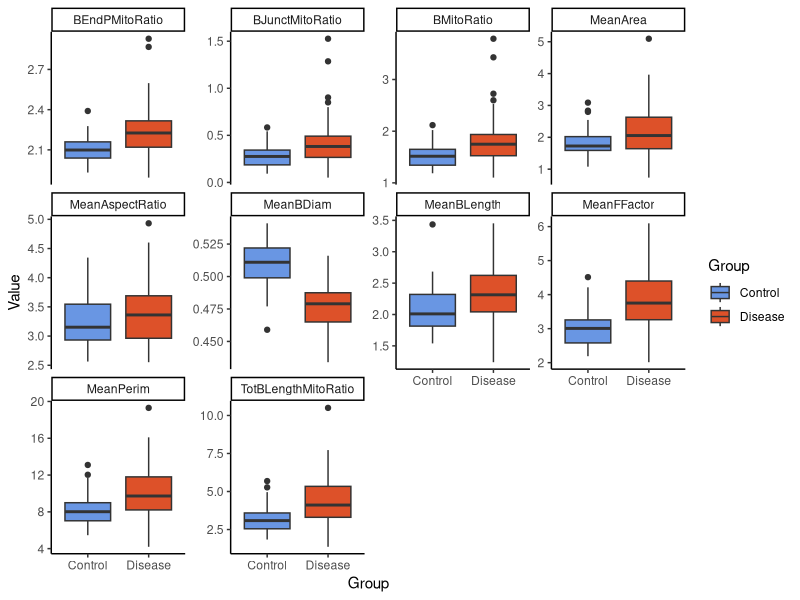
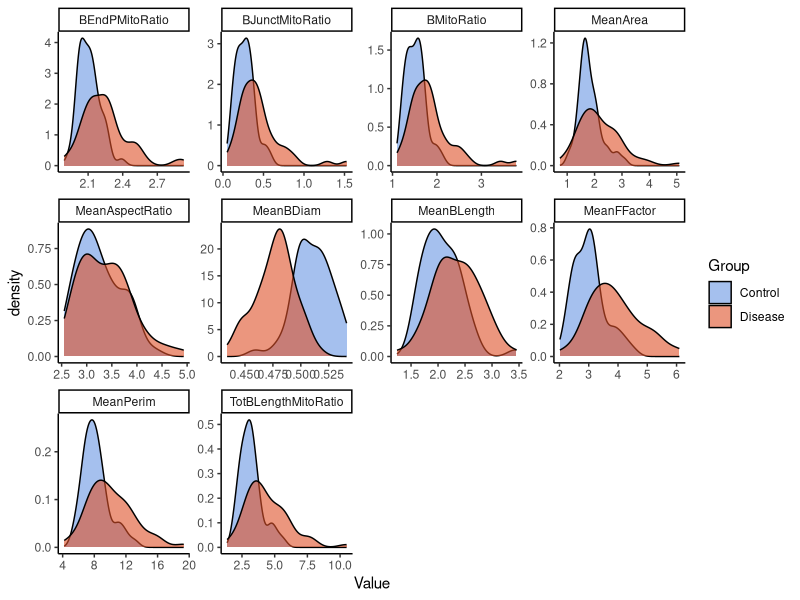
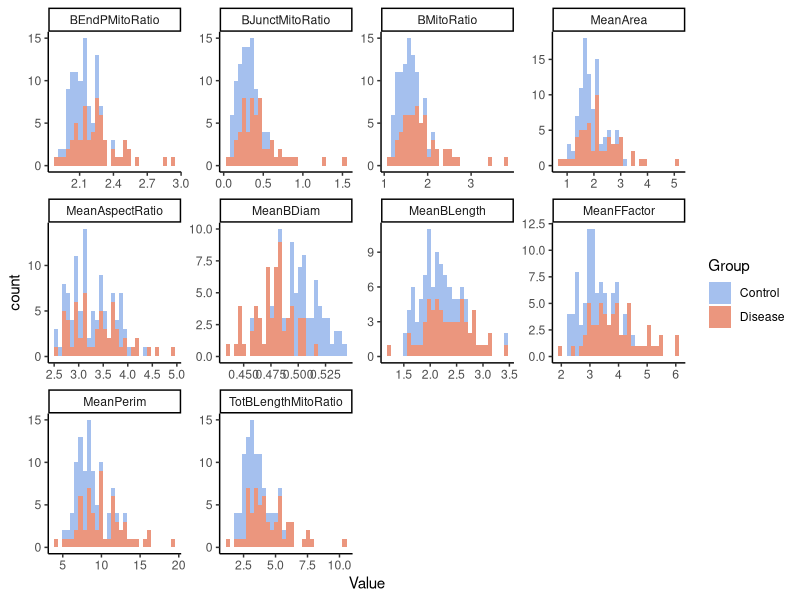
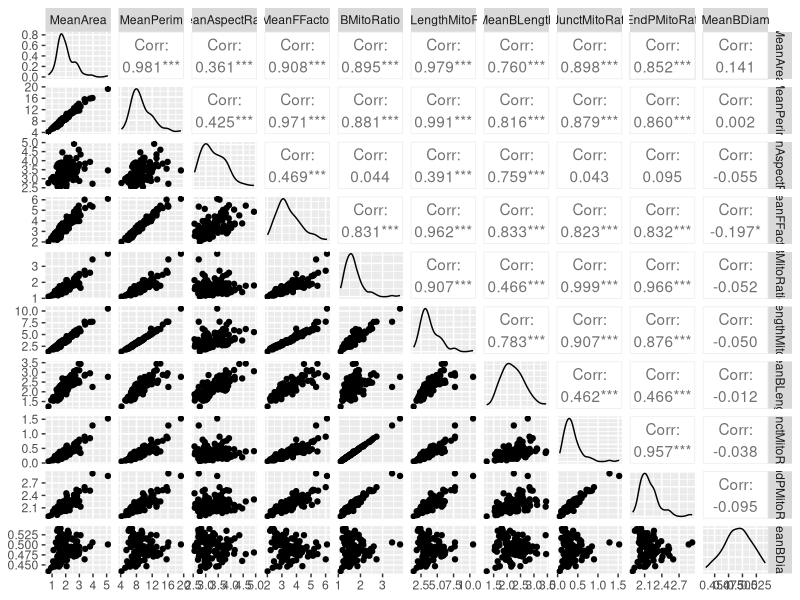
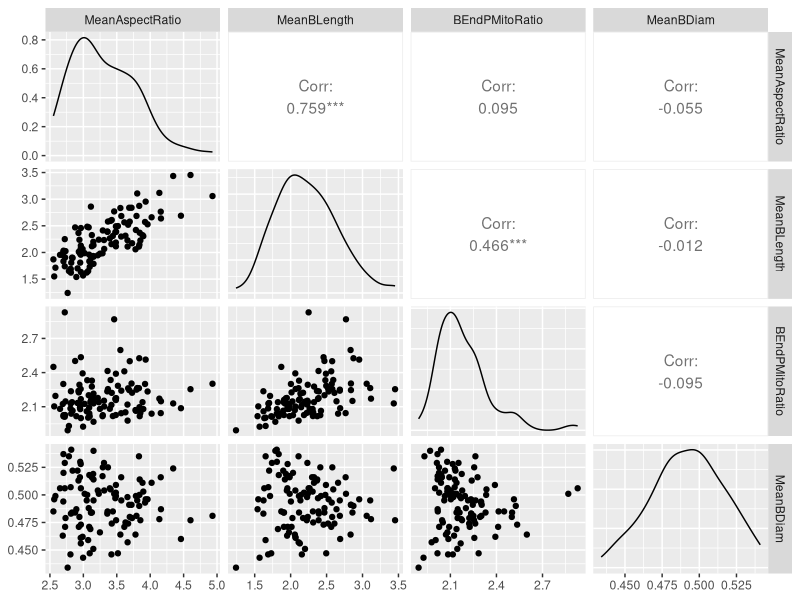
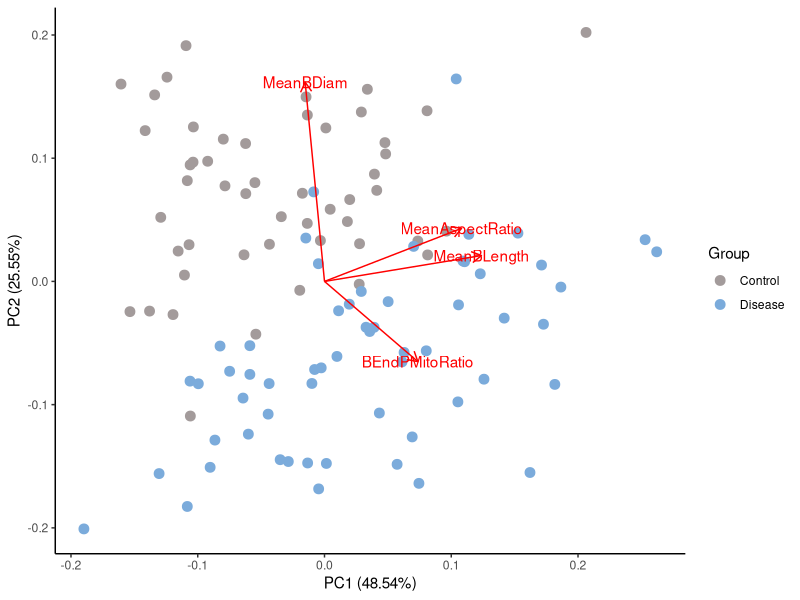
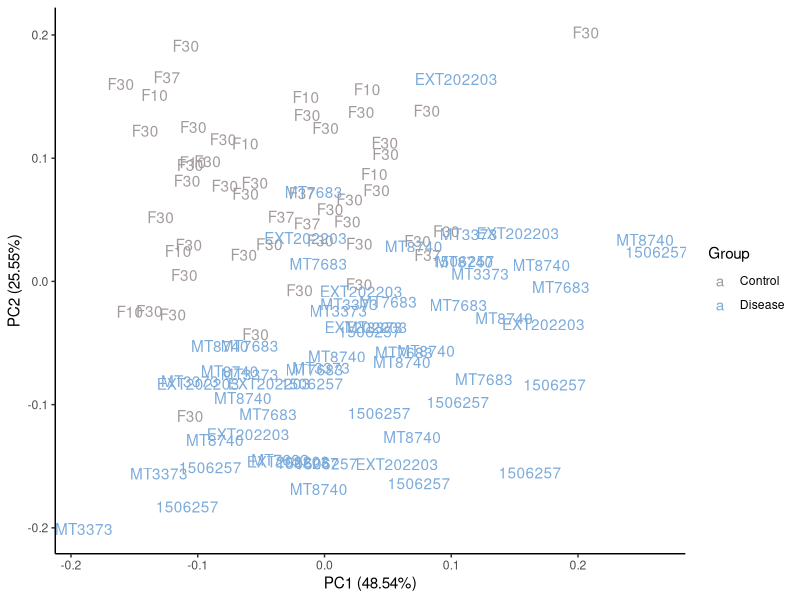
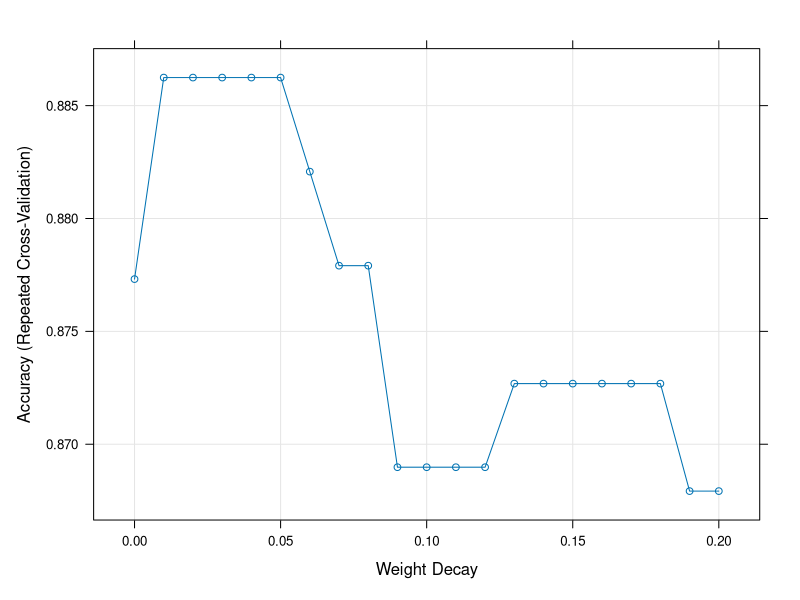

The R script that drew these images, in order: (Note: this script raises an error after producing the figures.)
## ---- chunk 1
library(here)
library(caret)
library(readxl)
library(ggfortify)
library(GGally)
library(glmnet)
library(Hmisc)
library(writexl)
library(tidyverse)
## ---- chunk 2
db <- read_excel(here("data/dataform.xlsx"))
db <- na.omit(db)

db$ID <- as.factor(db$ID) 
db$Group <- as.factor(db$Group) 

#Removing redundant variables:

colnames(db)

db <- db %>%
  select(-c("MitoCount", "TotArea", "Bcount", "TotPerim", "TotBLength", "Bjunct", "BEndP"))

## ---- chunk 3
long_db <- db %>%
  pivot_longer(cols = -c(ID, Group), names_to = "Predictor", values_to = "Value")

long_db %>%
  ggplot(aes(x = Group, y = Value, fill = Group)) +
  geom_boxplot() +
  facet_wrap(~ Predictor, scales = "free_y") +
  scale_fill_manual(values = c("#6996e3", "#dd5129", "#2b9b81")) +
  theme_classic()

long_db %>%
  ggplot(aes(x = Value, fill = Group)) +
  geom_density(alpha = 0.6) +
  facet_wrap(~ Predictor, scales = "free") +
  scale_fill_manual(values = c("#6996e3", "#dd5129", "#2b9b81")) +
  theme_classic()

long_db %>%
  ggplot(aes(x = Value, fill = Group)) +
  geom_histogram(alpha = 0.6) +
  facet_wrap(~ Predictor, scales = "free") +
  scale_fill_manual(values = c("#6996e3", "#dd5129", "#2b9b81")) +
  theme_classic()

# for (p in colnames(db[-c(1,2)])) {
#   df <- db[c("ID","Group",p)]
#   colnames(df) <- c("ID", "Group", "Predictor")
#   pl <- df %>%
#     ggplot(aes(sample = Predictor, color = Group)) +
#     geom_qq() +
#     geom_qq_line() +
#     scale_color_manual(values = c("#6996e3", "#dd5129")) +
#     theme_classic() +
#     ggtitle(p)
#   plot(pl)
# }

db %>%
  # filter(Group == "Control") %>%
  select(-c(ID, Group)) %>%
  # select(-c(ID, Group, MeanArea, MeanPerim, BMitoRatio, TotBLengthMitoRatio, MeanBLength, BJunctMitoRatio, BEndPMitoRatio)) %>%
  ggpairs() 

# db %>%
#   # filter(Group == "Control") %>%
#   select(c(MeanArea, MeanPerim, BMitoRatio, TotBLengthMitoRatio, MeanBLength, BJunctMitoRatio, BEndPMitoRatio)) %>%
#   ggpairs() 
## ---- chunk 4

red_vars <- redun(as.matrix(db[-c(1,2)]))

db_res <- db %>%
  select(c("ID", "Group", red_vars$In))

db_res %>%
  select(-c(ID, Group)) %>%
  ggpairs() 

pca_res <- prcomp(db_res[,-c(1,2)], scale. = TRUE)


autoplot(pca_res, data = db_res, color = "Group", size = 3, loadings = TRUE, loadings.label = TRUE) +
  theme_classic() + 
  scale_color_manual(values = c("#a39b9b",  "#7babdb", "#f2de79"))

autoplot(pca_res, data = db_res, color = "Group", label = TRUE, shape = FALSE, label.label = "ID") +
  theme_classic() + 
  scale_color_manual(values = c("#a39b9b",  "#7babdb", "#f2de79"))
  

## ---- chunk 5
set.seed(2024)

db_ml <- db_res 


trnIndex <- createDataPartition(db_ml$Group, p = 0.7, list = FALSE)

trn <- db_ml[trnIndex,]
tst <- db_ml[-trnIndex,]

trn[-c(1,2)] <- scale(log2(trn[-c(1,2)]))
tst[-c(1,2)] <- scale(log2(tst[-c(1,2)]))


## ---- chunk 6

set.seed(2024)

train_control <- trainControl(method="repeatedcv", number=10, repeats=3)

train_model <- function(dat, method, search_grid=NULL) {
  set.seed(2024)
  
  mdl <- train(Group ~ .,
               data = dat[-1], 
               method = method,
               tuneGrid = search_grid,
               trControl = train_control,
               trace = FALSE)
  
  return(mdl)
}

make_bound_plot <- function(mod, dat, pcx = 1, pcy = 2, alg) {
  set.seed(2024)  # Ensure reproducibility in PCA transformation

  preproc <- preProcess(dat[-c(1,2)], method = c("pca"))
  pca_transformed <- predict(preproc, dat[-c(1,2)])
  pca_transformed <- data.frame(pca_transformed, Group = dat$Group)

  colnames(pca_transformed)[pcx] <- "X"
  colnames(pca_transformed)[pcy] <- "Y"

  # Create a grid of points in the PCA-transformed space
  x_min <- min(pca_transformed$X) - 1
  x_max <- max(pca_transformed$X) + 1
  y_min <- min(pca_transformed$Y) - 1
  y_max <- max(pca_transformed$Y) + 1

  # Generate grid points
  grid <- expand.grid(X = seq(x_min, x_max, length.out = 100),
                      Y = seq(y_min, y_max, length.out = 100))

  # Combine the grid with zeros for other components
  grid_full <- data.frame(matrix(0, nrow = nrow(grid), ncol = ncol(pca_transformed)-1))
  colnames(grid_full) <- colnames(pca_transformed)[-ncol(pca_transformed)]
  grid_full[, c(pcx, pcy)] <- grid

  # Inverse transform the grid to the original feature space
  inverse_pca <- function(pca_model, pca_data) {
    center <- pca_model$mean
    scale <- pca_model$std
    rotation <- pca_model$rotation
    
    # Calculate the original data matrix
    original_matrix <- as.matrix(pca_data) %*% t(rotation)
    
    # Re-scale and re-center
    original_matrix <- sweep(original_matrix, 2, scale, `*`)
    original_matrix <- sweep(original_matrix, 2, center, `+`)
    
    return(as.data.frame(original_matrix))
  }

  # Perform inverse PCA transformation on the grid
  grid_original <- inverse_pca(preproc, grid_full)
  colnames(grid_original) <- colnames(dat[-c(1,2)])

  # Predict on the original feature space
  grid_original$Group <- predict(mod, grid_original, type = "raw")

  # Plot the decision boundary
  ggplot() +
    geom_point(data = pca_transformed, aes(x = X, y = Y, color = Group), size = 2) +
    geom_tile(data = grid, aes(x = X, y = Y, fill = grid_original$Group), alpha = 0.3) +
    labs(title = paste(alg, "Decision Boundary with PCA"),
         x = paste("Principal Component", pcx),
         y = paste("Principal Component", pcy)) +
    theme_minimal() +
    scale_color_manual(name = "Reference", labels = levels(pca_transformed$Group), values = c("#a39b9b",  "#67c7c5", "#f2de79")) +
    scale_fill_manual(name = "Prediction", labels = levels(pca_transformed$Group), values = c("#a39b9b",  "#67c7c5", "#f2de79"))
}


## ---- chunk 7

set.seed(2024)

search_grid <- expand.grid(
  decay = seq(0, 0.2, by = 0.01)
)


multi_model <- train_model(trn, "multinom", search_grid)

plot(multi_model)

varImp(multi_model)

pred_multi_model <- data.frame(Prediction = predict(multi_model, newx = as.matrix(trn[-c(1,2)]), type="raw"))

trn_class_res <- data.frame(ID = trn$ID, Prediction = pred_multi_model, Reference = trn$Group)

confusionMatrix(predict(multi_model), trn$Group, positive = "DNML1")


confint(multi_model$finalModel)


make_bound_plot(multi_model, trn, 1, 2, "Neural Network")
make_bound_plot(multi_model, trn, 1, 3, "Neural Network") #fix this, the boundaries make no sense, maybe just use pc 1 and 2 plot
make_bound_plot(multi_model, trn, 2, 3, "Neural Network")

## ---- chunk 8
set.seed(2024)

search_grid <- expand.grid(
  mtry = seq(1, 4, by = 1)
)

rf_model <- train_model(trn, "rf", search_grid)

confusionMatrix(predict(rf_model), trn$Group, positive = "DNML1")
plot(rf_model)


varImp(rf_model)


make_bound_plot(rf_model,trn, 1, 2, "Random Forest")
make_bound_plot(rf_model,trn, 1, 3, "Random Forest")
make_bound_plot(rf_model,trn, 2, 3, "Random Forest")
## ---- chunk 9
set.seed(2024)



# Preprocess with PCA and train SVM model
svm_model <- train_model(trn, "svmLinear")



pred_svm <- predict(svm_model, as.matrix(trn[-c(1,2)]), type = "raw")

confusionMatrix(pred_svm, trn$Group, positive = "DNM1L")

make_bound_plot(svm_model, trn, 1,2, "SVM")
make_bound_plot(svm_model, trn, 1,3, "SVM")
make_bound_plot(svm_model, trn, 2,3, "SVM")

## ---- chunk 10
set.seed(2024)

model_list <- list(Neural = multi_model, SVM = svm_model, RF = rf_model)

res <- resamples(model_list)

sumres <- summary(res)

as.table(sumres$statistics$Accuracy)
as.table(sumres$statistics$Kappa)


pred_tst <- predict(multi_model, tst[-c(1,2)], type = "raw")
final_cnfmat <- confusionMatrix(pred_tst, tst$Group, positive = "DNM1L")

tblmat <- as.table(final_cnfmat$table)
tblbyclass <- data.frame(final_cnfmat$byClass)





make_bound_plot(multi_model, tst,1,2, "Neural Network")
make_bound_plot(multi_model, tst, 1,3, "Neural Network")
make_bound_plot(multi_model, tst ,2,3, "Neural Network")
